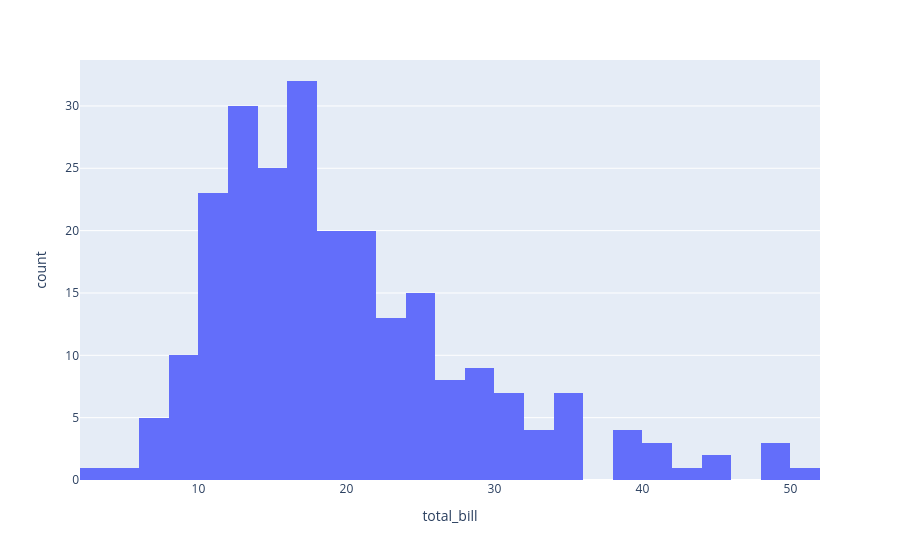

Source (notebook cell):
### Code cell
import plotly.express as px

df = px.data.tips()

fig = px.histogram(df, x="total_bill")

fig.show()

### Figure 1 — Plotly figure (JSON) as saved in the notebook; plotly's stock layout.template omitted (floating-point values rounded to 4 significant figures; data arrays with more than 128 entries replaced by an {"elided": "..."} marker saying what was removed)
{"data": [{"bingroup": "x", "hovertemplate": "total_bill=%{x}<br>count=%{y}<extra></extra>", "legendgroup": "", "marker": {"color": "#636efa", "pattern": {"shape": ""}}, "name": "", "orientation": "v", "showlegend": false, "type": "histogram", "x": {"elided": "244 float values"}, "xaxis": "x", "yaxis": "y"}], "layout": {"barmode": "relative", "legend": {"tracegroupgap": 0}, "margin": {"t": 60}, "xaxis": {"anchor": "y", "domain": [0, 1], "title": {"text": "total_bill"}}, "yaxis": {"anchor": "x", "domain": [0, 1], "title": {"text": "count"}}}}
